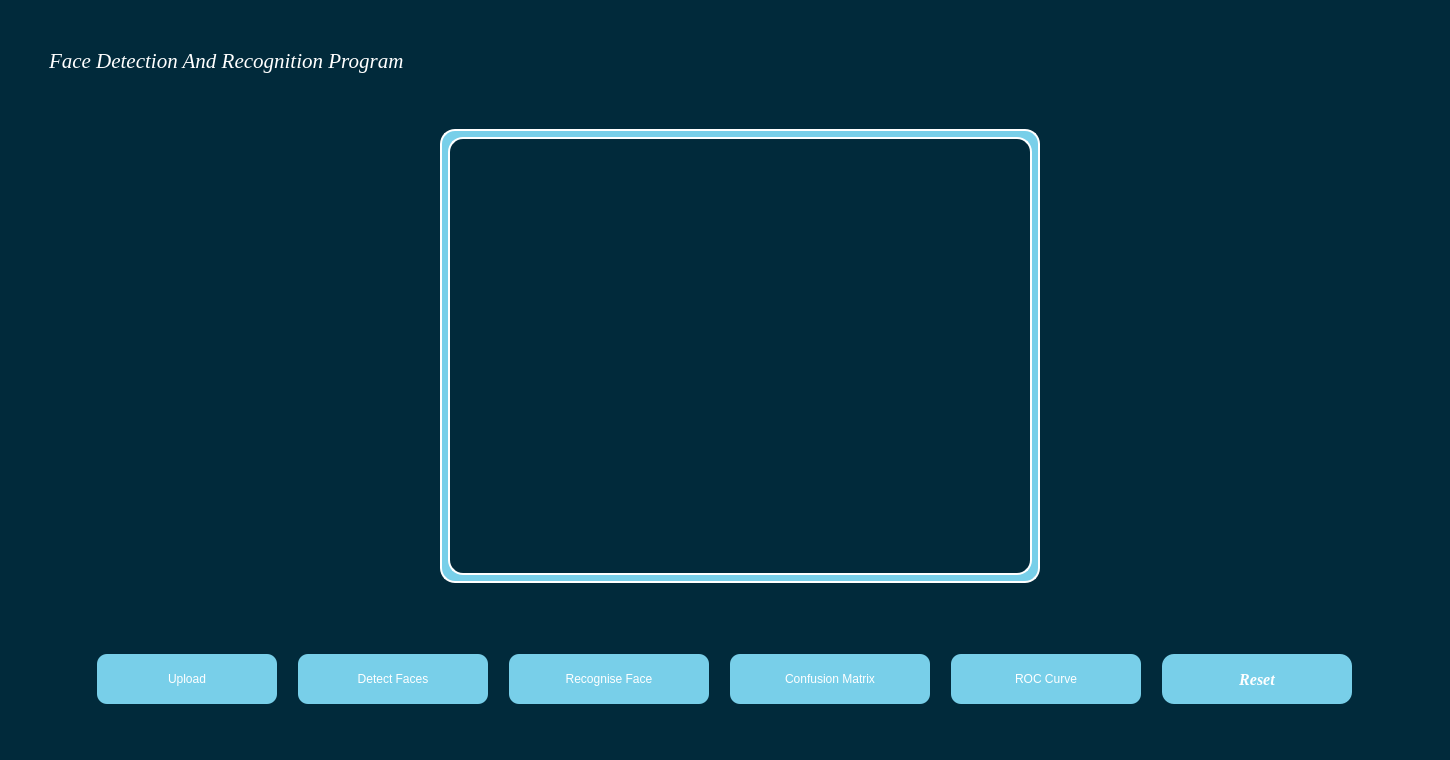
<?xml version="1.0" encoding="UTF-8"?>
<ui version="4.0">
 <class>FaceDetectionandRecognition</class>
 <widget class="QMainWindow" name="FaceDetectionandRecognition">
  <property name="geometry">
   <rect>
    <x>0</x>
    <y>0</y>
    <width>1447</width>
    <height>760</height>
   </rect>
  </property>
  <property name="font">
   <font>
    <pointsize>14</pointsize>
   </font>
  </property>
  <property name="windowTitle">
   <string>MainWindow</string>
  </property>
  <property name="styleSheet">
   <string notr="true">background-color:rgba(2,66,86,255);
background-color:#012a3b;</string>
  </property>
  <widget class="QWidget" name="centralwidget">
   <layout class="QGridLayout" name="gridLayout_2">
    <item row="6" column="1" colspan="3">
     <widget class="QWidget" name="widget_3" native="true">
      <property name="sizePolicy">
       <sizepolicy hsizetype="Expanding" vsizetype="Fixed">
        <horstretch>200</horstretch>
        <verstretch>200</verstretch>
       </sizepolicy>
      </property>
      <property name="minimumSize">
       <size>
        <width>0</width>
        <height>100</height>
       </size>
      </property>
      <property name="maximumSize">
       <size>
        <width>16777215</width>
        <height>100</height>
       </size>
      </property>
      <property name="font">
       <font>
        <family>Georgia</family>
        <pointsize>12</pointsize>
        <weight>75</weight>
        <italic>true</italic>
        <bold>true</bold>
       </font>
      </property>
      <property name="styleSheet">
       <string notr="true">font:  italic bold 12pt &quot;Georgia&quot;;
/*background-color: rgb(57, 143, 252);
background-color: rgb(219,222,230);
background: rgba(255,255,255,0.5);*/

color: rgb(255, 255, 255);
color: rgb(2, 39, 35);
/*buttoon-shadow: 2px 2px 5px rgb(0, 0, 0);
border-radius: 15px;
box-shadow : 0px 4px 20px rgba(0, 0, 0, 0.6);
border : 2px solid rgb(255, 255, 255); */

</string>
      </property>
      <layout class="QHBoxLayout" name="horizontalLayout_23">
       <item>
        <spacer name="horizontalSpacer_19">
         <property name="orientation">
          <enum>Qt::Horizontal</enum>
         </property>
         <property name="sizeHint" stdset="0">
          <size>
           <width>40</width>
           <height>20</height>
          </size>
         </property>
        </spacer>
       </item>
       <item>
        <widget class="QPushButton" name="upload_button">
         <property name="sizePolicy">
          <sizepolicy hsizetype="Preferred" vsizetype="Fixed">
           <horstretch>0</horstretch>
           <verstretch>0</verstretch>
          </sizepolicy>
         </property>
         <property name="minimumSize">
          <size>
           <width>180</width>
           <height>50</height>
          </size>
         </property>
         <property name="maximumSize">
          <size>
           <width>200</width>
           <height>16777215</height>
          </size>
         </property>
         <property name="cursor">
          <cursorShape>OpenHandCursor</cursorShape>
         </property>
         <property name="styleSheet">
          <string notr="true">background-color:rgb(108,156,164);

background-color: rgb(120, 207, 233);

color: rgb(255, 255, 255);
buttoon-shadow: 2px 2px 5px rgb(0, 0, 0);
border-radius: 10px;</string>
         </property>
         <property name="text">
          <string>Upload</string>
         </property>
        </widget>
       </item>
       <item>
        <spacer name="horizontalSpacer_3">
         <property name="orientation">
          <enum>Qt::Horizontal</enum>
         </property>
         <property name="sizeType">
          <enum>QSizePolicy::Fixed</enum>
         </property>
         <property name="sizeHint" stdset="0">
          <size>
           <width>15</width>
           <height>20</height>
          </size>
         </property>
        </spacer>
       </item>
       <item>
        <widget class="QPushButton" name="face_detection_button">
         <property name="sizePolicy">
          <sizepolicy hsizetype="Preferred" vsizetype="Fixed">
           <horstretch>0</horstretch>
           <verstretch>0</verstretch>
          </sizepolicy>
         </property>
         <property name="minimumSize">
          <size>
           <width>190</width>
           <height>50</height>
          </size>
         </property>
         <property name="maximumSize">
          <size>
           <width>200</width>
           <height>16777215</height>
          </size>
         </property>
         <property name="cursor">
          <cursorShape>OpenHandCursor</cursorShape>
         </property>
         <property name="styleSheet">
          <string notr="true">background-color:rgb(108,156,164);
background-color: rgb(120, 207, 233);

color: rgb(255, 255, 255);
buttoon-shadow: 2px 2px 5px rgb(0, 0, 0);
border-radius: 10px;</string>
         </property>
         <property name="text">
          <string>Detect Faces</string>
         </property>
        </widget>
       </item>
       <item>
        <spacer name="horizontalSpacer_4">
         <property name="orientation">
          <enum>Qt::Horizontal</enum>
         </property>
         <property name="sizeType">
          <enum>QSizePolicy::Fixed</enum>
         </property>
         <property name="sizeHint" stdset="0">
          <size>
           <width>15</width>
           <height>20</height>
          </size>
         </property>
        </spacer>
       </item>
       <item>
        <widget class="QPushButton" name="face_recognitio_button">
         <property name="sizePolicy">
          <sizepolicy hsizetype="Preferred" vsizetype="Fixed">
           <horstretch>0</horstretch>
           <verstretch>0</verstretch>
          </sizepolicy>
         </property>
         <property name="minimumSize">
          <size>
           <width>200</width>
           <height>50</height>
          </size>
         </property>
         <property name="maximumSize">
          <size>
           <width>200</width>
           <height>16777215</height>
          </size>
         </property>
         <property name="cursor">
          <cursorShape>OpenHandCursor</cursorShape>
         </property>
         <property name="styleSheet">
          <string notr="true">background-color:rgb(108,156,164);
background-color: rgb(120, 207, 233);

color: rgb(255, 255, 255);
buttoon-shadow: 2px 2px 5px rgb(0, 0, 0);
border-radius: 10px;</string>
         </property>
         <property name="text">
          <string>Recognise Face</string>
         </property>
        </widget>
       </item>
       <item>
        <spacer name="horizontalSpacer_5">
         <property name="orientation">
          <enum>Qt::Horizontal</enum>
         </property>
         <property name="sizeType">
          <enum>QSizePolicy::Fixed</enum>
         </property>
         <property name="sizeHint" stdset="0">
          <size>
           <width>15</width>
           <height>20</height>
          </size>
         </property>
        </spacer>
       </item>
       <item>
        <widget class="QPushButton" name="confusion_matrix_button">
         <property name="sizePolicy">
          <sizepolicy hsizetype="Preferred" vsizetype="Fixed">
           <horstretch>0</horstretch>
           <verstretch>0</verstretch>
          </sizepolicy>
         </property>
         <property name="minimumSize">
          <size>
           <width>200</width>
           <height>50</height>
          </size>
         </property>
         <property name="maximumSize">
          <size>
           <width>200</width>
           <height>16777215</height>
          </size>
         </property>
         <property name="cursor">
          <cursorShape>OpenHandCursor</cursorShape>
         </property>
         <property name="styleSheet">
          <string notr="true">background-color:rgb(108,156,164);
background-color: rgb(120, 207, 233);

color: rgb(255, 255, 255);
buttoon-shadow: 2px 2px 5px rgb(0, 0, 0);
border-radius: 10px;</string>
         </property>
         <property name="text">
          <string>Confusion Matrix</string>
         </property>
        </widget>
       </item>
       <item>
        <spacer name="horizontalSpacer_6">
         <property name="orientation">
          <enum>Qt::Horizontal</enum>
         </property>
         <property name="sizeType">
          <enum>QSizePolicy::Fixed</enum>
         </property>
         <property name="sizeHint" stdset="0">
          <size>
           <width>15</width>
           <height>20</height>
          </size>
         </property>
        </spacer>
       </item>
       <item>
        <widget class="QPushButton" name="roc_curv_button">
         <property name="sizePolicy">
          <sizepolicy hsizetype="Preferred" vsizetype="Fixed">
           <horstretch>0</horstretch>
           <verstretch>0</verstretch>
          </sizepolicy>
         </property>
         <property name="minimumSize">
          <size>
           <width>190</width>
           <height>50</height>
          </size>
         </property>
         <property name="maximumSize">
          <size>
           <width>200</width>
           <height>16777215</height>
          </size>
         </property>
         <property name="cursor">
          <cursorShape>OpenHandCursor</cursorShape>
         </property>
         <property name="styleSheet">
          <string notr="true">background-color: rgb(120, 207, 233);

color: rgb(255, 255, 255);
buttoon-shadow: 2px 2px 5px rgb(0, 0, 0);
border-radius: 10px;</string>
         </property>
         <property name="text">
          <string>ROC Curve</string>
         </property>
        </widget>
       </item>
       <item>
        <spacer name="horizontalSpacer_7">
         <property name="orientation">
          <enum>Qt::Horizontal</enum>
         </property>
         <property name="sizeType">
          <enum>QSizePolicy::Fixed</enum>
         </property>
         <property name="sizeHint" stdset="0">
          <size>
           <width>15</width>
           <height>20</height>
          </size>
         </property>
        </spacer>
       </item>
       <item>
        <widget class="QPushButton" name="reset_button">
         <property name="sizePolicy">
          <sizepolicy hsizetype="Preferred" vsizetype="Fixed">
           <horstretch>0</horstretch>
           <verstretch>0</verstretch>
          </sizepolicy>
         </property>
         <property name="minimumSize">
          <size>
           <width>190</width>
           <height>50</height>
          </size>
         </property>
         <property name="maximumSize">
          <size>
           <width>200</width>
           <height>16777215</height>
          </size>
         </property>
         <property name="font">
          <font>
           <family>Georgia</family>
           <pointsize>12</pointsize>
           <weight>75</weight>
           <italic>true</italic>
           <bold>true</bold>
          </font>
         </property>
         <property name="cursor">
          <cursorShape>OpenHandCursor</cursorShape>
         </property>
         <property name="styleSheet">
          <string notr="true">background-color: rgb(120, 207, 233);

color: rgb(255, 255, 255);
buttoon-shadow: 2px 2px 5px rgb(0, 0, 0);
border-radius: 12px;</string>
         </property>
         <property name="text">
          <string>Reset</string>
         </property>
        </widget>
       </item>
       <item>
        <spacer name="horizontalSpacer_21">
         <property name="orientation">
          <enum>Qt::Horizontal</enum>
         </property>
         <property name="sizeHint" stdset="0">
          <size>
           <width>40</width>
           <height>20</height>
          </size>
         </property>
        </spacer>
       </item>
      </layout>
     </widget>
    </item>
    <item row="0" column="1" colspan="3">
     <spacer name="verticalSpacer_3">
      <property name="orientation">
       <enum>Qt::Vertical</enum>
      </property>
      <property name="sizeType">
       <enum>QSizePolicy::Fixed</enum>
      </property>
      <property name="sizeHint" stdset="0">
       <size>
        <width>20</width>
        <height>40</height>
       </size>
      </property>
     </spacer>
    </item>
    <item row="4" column="0">
     <spacer name="horizontalSpacer_8">
      <property name="orientation">
       <enum>Qt::Horizontal</enum>
      </property>
      <property name="sizeType">
       <enum>QSizePolicy::Fixed</enum>
      </property>
      <property name="sizeHint" stdset="0">
       <size>
        <width>40</width>
        <height>20</height>
       </size>
      </property>
     </spacer>
    </item>
    <item row="4" column="4">
     <spacer name="horizontalSpacer_9">
      <property name="orientation">
       <enum>Qt::Horizontal</enum>
      </property>
      <property name="sizeType">
       <enum>QSizePolicy::Fixed</enum>
      </property>
      <property name="sizeHint" stdset="0">
       <size>
        <width>40</width>
        <height>20</height>
       </size>
      </property>
     </spacer>
    </item>
    <item row="1" column="1" colspan="3">
     <widget class="QLabel" name="label_40">
      <property name="font">
       <font>
        <family>Georgia</family>
        <pointsize>16</pointsize>
        <weight>50</weight>
        <italic>true</italic>
        <bold>false</bold>
       </font>
      </property>
      <property name="styleSheet">
       <string notr="true">font: italic 16pt &quot;Georgia&quot;;


color: rgb(255, 255, 255);
buttoon-shadow: 2px 2px 5px rgb(0, 0, 0);
border-radius: 10px;</string>
      </property>
      <property name="text">
       <string>Face Detection And Recognition Program</string>
      </property>
      <property name="margin">
       <number>15</number>
      </property>
     </widget>
    </item>
    <item row="5" column="1" colspan="3">
     <spacer name="verticalSpacer">
      <property name="orientation">
       <enum>Qt::Vertical</enum>
      </property>
      <property name="sizeType">
       <enum>QSizePolicy::Fixed</enum>
      </property>
      <property name="sizeHint" stdset="0">
       <size>
        <width>20</width>
        <height>40</height>
       </size>
      </property>
     </spacer>
    </item>
    <item row="2" column="2">
     <spacer name="verticalSpacer_2">
      <property name="orientation">
       <enum>Qt::Vertical</enum>
      </property>
      <property name="sizeHint" stdset="0">
       <size>
        <width>20</width>
        <height>30</height>
       </size>
      </property>
     </spacer>
    </item>
    <item row="4" column="1">
     <spacer name="horizontalSpacer">
      <property name="orientation">
       <enum>Qt::Horizontal</enum>
      </property>
      <property name="sizeType">
       <enum>QSizePolicy::MinimumExpanding</enum>
      </property>
      <property name="sizeHint" stdset="0">
       <size>
        <width>385</width>
        <height>38</height>
       </size>
      </property>
     </spacer>
    </item>
    <item row="4" column="3">
     <spacer name="horizontalSpacer_2">
      <property name="orientation">
       <enum>Qt::Horizontal</enum>
      </property>
      <property name="sizeType">
       <enum>QSizePolicy::MinimumExpanding</enum>
      </property>
      <property name="sizeHint" stdset="0">
       <size>
        <width>355</width>
        <height>48</height>
       </size>
      </property>
     </spacer>
    </item>
    <item row="4" column="2">
     <widget class="QWidget" name="widget_2" native="true">
      <property name="sizePolicy">
       <sizepolicy hsizetype="Maximum" vsizetype="Expanding">
        <horstretch>200</horstretch>
        <verstretch>200</verstretch>
       </sizepolicy>
      </property>
      <property name="minimumSize">
       <size>
        <width>600</width>
        <height>0</height>
       </size>
      </property>
      <property name="styleSheet">
       <string notr="true">background-color:rgb(108,156,164);
background-color: rgb(120, 207, 233);

color: rgb(255, 255, 255);
border-radius: 15px;
box-shadow : 0px 4px 20px rgba(0, 0, 0, 0.6);
border : 2px solid rgb(255, 255, 255); 
display: block;
margin-bottom: 300pt;</string>
      </property>
      <layout class="QGridLayout" name="gridLayout">
       <property name="leftMargin">
        <number>8</number>
       </property>
       <property name="topMargin">
        <number>8</number>
       </property>
       <property name="rightMargin">
        <number>8</number>
       </property>
       <property name="bottomMargin">
        <number>8</number>
       </property>
       <item row="0" column="0">
        <widget class="QGraphicsView" name="output_graphicsView">
         <property name="sizePolicy">
          <sizepolicy hsizetype="Expanding" vsizetype="Expanding">
           <horstretch>0</horstretch>
           <verstretch>0</verstretch>
          </sizepolicy>
         </property>
         <property name="styleSheet">
          <string notr="true">font: italic 10pt &quot;Georgia&quot;;
background-color:rgba(2,66,86,255);
background-color:#012a3b;

color: rgb(255, 255, 255);
color: rgb(2, 39, 35);
buttoon-shadow: 2px 2px 5px rgb(0, 0, 0);
border-radius: 15px;
box-shadow : 0px 4px 20px rgba(0, 0, 0, 0.6);
border : 2px solid rgb(255, 255, 255); </string>
         </property>
        </widget>
       </item>
      </layout>
     </widget>
    </item>
    <item row="3" column="2">
     <widget class="QLabel" name="recognized_face_label">
      <property name="styleSheet">
       <string notr="true">font: italic 12pt &quot;Georgia&quot;;


color: rgb(255, 255, 255);
buttoon-shadow: 2px 2px 5px rgb(0, 0, 0);
border-radius: 10px;</string>
      </property>
      <property name="text">
       <string/>
      </property>
      <property name="alignment">
       <set>Qt::AlignCenter</set>
      </property>
     </widget>
    </item>
   </layout>
  </widget>
  <widget class="QMenuBar" name="menubar">
   <property name="geometry">
    <rect>
     <x>0</x>
     <y>0</y>
     <width>1447</width>
     <height>26</height>
    </rect>
   </property>
  </widget>
  <widget class="QStatusBar" name="statusbar"/>
 </widget>
 <resources/>
 <connections/>
</ui>
